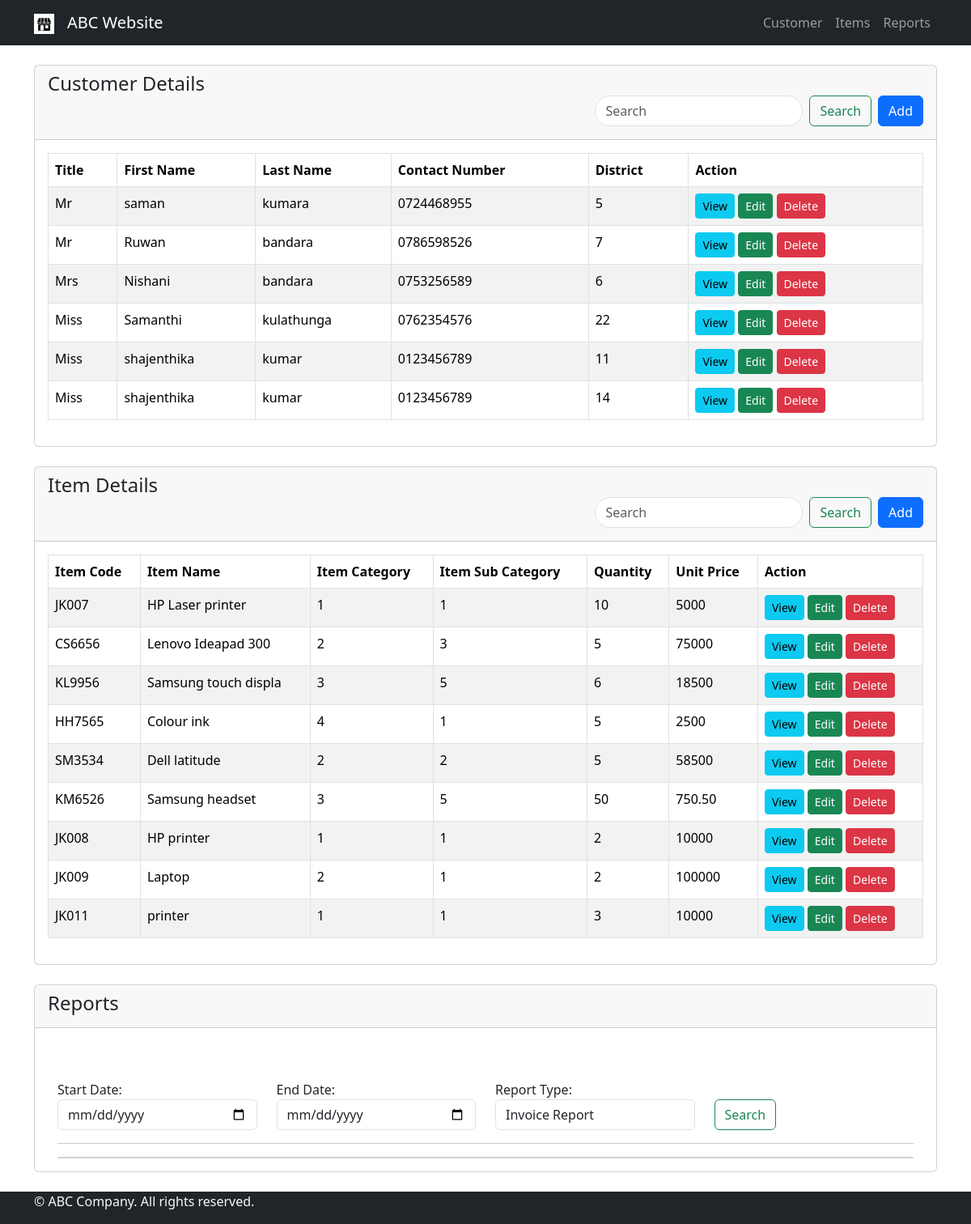
The page / on the database its author committed.
### tables this page shows
CREATE TABLE `customer` (
  `id` int(11) NOT NULL,
  `title` varchar(20) NOT NULL,
  `first_name` varchar(50) NOT NULL,
  `middle_name` varchar(50) NOT NULL,
  `last_name` varchar(50) NOT NULL,
  `contact_no` varchar(10) NOT NULL,
  `district` varchar(50) NOT NULL
);

CREATE TABLE `item` (
  `id` int(11) NOT NULL,
  `item_code` varchar(20) NOT NULL,
  `item_category` varchar(20) NOT NULL,
  `item_subcategory` varchar(20) NOT NULL,
  `item_name` varchar(20) NOT NULL,
  `quantity` varchar(20) NOT NULL,
  `unit_price` varchar(20) NOT NULL
);

### index.php (the view, shortened to what this page needs)
<?php
    require 'dbcon.php';
?>
<?php include('header.php') ?>
<?php include('navbar.php') ?>
    <a name="customer">
        <div class="container mt-4">
            <div class="row">
                <div class="col-md-12">
                    <div class="card">
                        <div class="card-header">
                            <h4>Customer Details
                            <div class="d-flex justify-content-end">
                                <form role="search" class="input-group" action="" method="GET">
                                    <input class="form-control rounded-pill" name ="search"  value="<?php if(isset($_GET['search'])){echo $_GET['search']; } ?>" type="search" placeholder="Search" aria-label="Search">
                                    <div class="input-group-append ms-2">
                                    <button class="btn btn-outline-success" type="submit">Search</button>
                                    </div>
                                </form>
                                <a href="customer-create.php" class="btn btn-primary ms-2">Add</a>
                            </div>
                            </h4>
                        </div>
                        <div class="card-body">
                            <table class="table table-bordered table-striped">
                                <thead>
                                    <tr>
                                        <th>Title</th>
                                        <th>First Name</th>
                                        <th>Last Name</th>
                                        <th>Contact Number</th>
                                        <th>District</th>
                                        <th>Action</th>
                                    </tr>
                                </thead>
                                <tbody>
                                    <?php
                                        if(isset($_GET['search'])){
                                            $filtervalues = $_GET['search'];
                                            $query = "SELECT * FROM customer WHERE CONCAT(first_name,middle_name,last_name) LIKE '%$filtervalues%'";
                                            $query_run = mysqli_query($con,$query);
                                            if(mysqli_num_rows($query_run) > 0){
                                                foreach($query_run as $customer){
                                                    ?>
                                                    <tr>
                                                        <td><?= $customer['title'] ?></td>
                                                        <td><?= $customer['first_name'] ?></td>
                                                        <td><?= $customer['last_name'] ?></td>
                                                        <td><?= $customer['contact_no'] ?></td>
                                                        <td><?= $customer['district'] ?></td>
                                                        <td>
                                                            <a href="customer-view.php?id=<?= $customer['id'] ?>" class="btn btn-info btn-sm">View</a>
                                                            <a href="customer-edit.php?id=<?= $customer['id'] ?>" class="btn btn-success btn-sm">Edit</a>
                                                            <form action="code.php" method="POST" class="d-inline">
                                                                <button type="submit" name="delete_customer" value="<?=$customer['id']; ?>" class="btn btn-danger btn-sm">Delete</a>
                                                            </form>
                                                        </td>
                                                    </tr>
                                                    <?php
                                                }
                                            }
                                            else{
                                                echo "<h5>No Records Found.</h5>";
                                            }
                                        }
                                        else{
                                            $query = "SELECT * FROM customer";
                                            $query_run = mysqli_query($con,$query);
                                            if(mysqli_num_rows($query_run) > 0){
                                                foreach($query_run as $customer){
                                                    ?>
                                                    <tr>
                                                        <td><?= $customer['title'] ?></td>
                                                        <td><?= $customer['first_name'] ?></td>
                                                        <td><?= $customer['last_name'] ?></td>
                                                        <td><?= $customer['contact_no'] ?></td>
                                                        <td><?= $customer['district'] ?></td>
                                                        <td>
                                                            <a href="customer-view.php?id=<?= $customer['id'] ?>" class="btn btn-info btn-sm">View</a>
                                                            <a href="customer-edit.php?id=<?= $customer['id'] ?>" class="btn btn-success btn-sm">Edit</a>
                                                            <form action="code.php" method="POST" class="d-inline">
                                                                <button type="submit" name="delete_customer" value="<?=$customer['id']; ?>" class="btn btn-danger btn-sm">Delete</a>
                                                            </form>
                                                        </td>
                                                    </tr>
                                                    <?php
                                                }
                                            }
                                            else{
                                                echo "<h5>No Records Found.</h5>";
                                            }
                                        }
                                    ?>
    <a name="item">
        <div class="container mt-4" >
            <div class="row">
                <div class="col-md-12">
                    <div class="card">
                        <div class="card-header">
                            <h4>Item Details
                            <div class="d-flex justify-content-end">
                                <form role="search" class="input-group">
                                    <input class="form-control rounded-pill" name ="search2"  value="<?php if(isset($_GET['search2'])){echo $_GET['search2']; } ?>" type="search" placeholder="Search" aria-label="Search">
                                    <div class="input-group-append ms-2">
                                    <button class="btn btn-outline-success" type="submit">Search</button>
                                    </div>
                                </form>
                                <a href="item-add.php" class="btn btn-primary ms-2">Add</a>
                            </div>
                            </h4>
                        </div>
                        <div class="card-body">
                            <table class="table table-bordered table-striped">
                                <thead>
                                    <tr>
                                        <th>Item Code</th>
                                        <th>Item Name</th>
                                        <th>Item Category</th>
                                        <th>Item Sub Category</th>
                                        <th>Quantity</th>
                                        <th>Unit Price</th>
                                        <th>Action</th>
                                    </tr>
                                </thead>
                                <tbody>
                                    <?php
                                        if(isset($_GET['search2'])){
                                            $filtervalues = $_GET['search2'];
                                            $query = "SELECT * FROM item WHERE CONCAT(item_name,item_category,item_subcategory) LIKE '%$filtervalues%'";
                                            $query_run = mysqli_query($con,$query);
                                            if(mysqli_num_rows($query_run) > 0){
                                                foreach($query_run as $item){
                                                    ?>
                                                    <tr>
                                                        <td><?= $item['item_code'] ?></td>
                                                        <td><?= $item['item_name'] ?></td>
                                                        <td><?= $item['item_category'] ?></td>
                                                        <td><?= $item['item_subcategory'] ?></td>
                                                        <td><?= $item['quantity'] ?></td>
                                                        <td><?= $item['unit_price'] ?></td>
                                                        <td>
                                                            <a href="item-view.php?id=<?= $item['id'] ?>" class="btn btn-info btn-sm">View</a>
                                                            <a href="item-edit.php?id=<?= $item['id'] ?>" class="btn btn-success btn-sm">Edit</a>
                                                            <form action="code.php" method="POST" class="d-inline">
                                                                <button type="submit" name="delete_item" value="<?=$item['id']; ?>" class="btn btn-danger btn-sm">Delete</a>
                                                            </form>
                                                        </td>
                                                    </tr>
                                                    <?php
                                                }
                                            }
                                            else{
                                                echo "<h5>No Records Found.</h5>";
                                            }
                                        }
                                        else{
                                            $query = "SELECT * FROM item";
                                            $query_run = mysqli_query($con,$query);
                                            if(mysqli_num_rows($query_run) > 0){
                                                foreach($query_run as $item){
                                                    ?>
                                                    <tr>
                                                        <td><?= $item['item_code'] ?></td>
                                                        <td><?= $item['item_name'] ?></td>
                                                        <td><?= $item['item_category'] ?></td>
                                                        <td><?= $item['item_subcategory'] ?></td>
                                                        <td><?= $item['quantity'] ?></td>
                                                        <td><?= $item['unit_price'] ?></td>
                                                        <td>
                                                            <a href="item-view.php?id=<?= $item['id'] ?>" class="btn btn-info btn-sm">View</a>
                                                            <a href="item-edit.php?id=<?= $item['id'] ?>" class="btn btn-success btn-sm">Edit</a>
                                                            <form action="code.php" method="POST" class="d-inline">
                                                                <button type="submit" name="delete_item" value="<?=$item['id']; ?>" class="btn btn-danger btn-sm">Delete</a>
                                                            </form>
                                                        </td>
                                                    </tr>
                                                    <?php
                                                }
                                            }
                                            else{
                                                echo "<h5>No Records Found.</h5>";
                                            }
                                        }
                                    ?>
    <a name="report">
        <div class="container mt-4 mb-4">
            <div class="row">
                <div class="col-md-12">
                    <div class="card">
                        <div class="card-header">
                            <h4>Reports</h4>
                        </div>
                        <div class="card-body">
                            <div class="container mt-5">
                                <form method="GET" action="">
                                    <div class="row">
                                        <div class="col-md-3">
                                            <label for="start_date">Start Date:</label>
                                            <input type="date" name="start_date" class="form-control">
                                        </div>
                                        <div class="col-md-3">
                                            <label for="end_date">End Date:</label>
                                            <input type="date" name="end_date" class="form-control">
                                        </div>
                                        <div class="col-md-3">
                                            <label for="">Report Type:</label>
                                            <select id="" name="search_report" class="form-control">
                                                <option value="invoice_report">Invoice Report</option>
                                            </select>
                                        </div>
                                        <div class="col-md-3">
                                            <button type="submit" name="" class="btn btn-outline-success mt-4">Search</button>
                                        </div>
                                    </div>
                                </form>
                                <hr>
                                <div class="row">
                                    <div class="col-md-12">
                                        <div class="card">
                                            </div>
                                        </div>
                                    </div>
                                </div>
                            </div>
                        </div>
                    </div>
                </div>
            </div>
    </a>
<?php include('footer.php') ?>

### rows shown on the page
customer: title "Mr", first_name "saman", last_name "kumara", contact_no "0724468955", district "5", $customer['id'] 1 (drawn)
customer: title "Mr", first_name "Ruwan", last_name "bandara", contact_no "0786598526", district "7", $customer['id'] 2 (drawn)
customer: title "Mrs", first_name "Nishani", last_name "bandara", contact_no "0753256589", district "6", $customer['id'] 3 (drawn)
customer: title "Miss", first_name "Samanthi", last_name "kulathunga", contact_no "0762354576", district "22", $customer['id'] 4 (drawn)
customer: title "Miss", first_name "shajenthika", last_name "kumar", contact_no "0123456789", district "11", $customer['id'] 30 (drawn)
customer: title "Miss", first_name "shajenthika", last_name "kumar", contact_no "0123456789", district "14", $customer['id'] 32 (drawn)
item: item_code "JK007", item_name "HP Laser printer", item_category "1", item_subcategory "1", quantity "10", unit_price "5000"
item: item_code "CS6656", item_name "Lenovo Ideapad 300", item_category "2", item_subcategory "3", quantity "5", unit_price "75000"
item: item_code "KL9956", item_name "Samsung touch displa", item_category "3", item_subcategory "5", quantity "6", unit_price "18500"
item: item_code "HH7565", item_name "Colour ink", item_category "4", item_subcategory "1", quantity "5", unit_price "2500"
item: item_code "SM3534", item_name "Dell latitude", item_category "2", item_subcategory "2", quantity "5", unit_price "58500"
item: item_code "KM6526", item_name "Samsung headset", item_category "3", item_subcategory "5", quantity "50", unit_price "750.50", $item['id'] 6 (drawn)
item: item_code "JK008", item_name "HP printer", item_category "1", item_subcategory "1", quantity "2", unit_price "10000", $item['id'] 10 (drawn)
item: item_code "JK009", item_name "Laptop", item_category "2", item_subcategory "1", quantity "2", unit_price "100000", $item['id'] 12 (drawn)
item: item_code "JK011", item_name "printer", item_category "1", item_subcategory "1", quantity "3", unit_price "10000", $item['id'] 14 (drawn)
